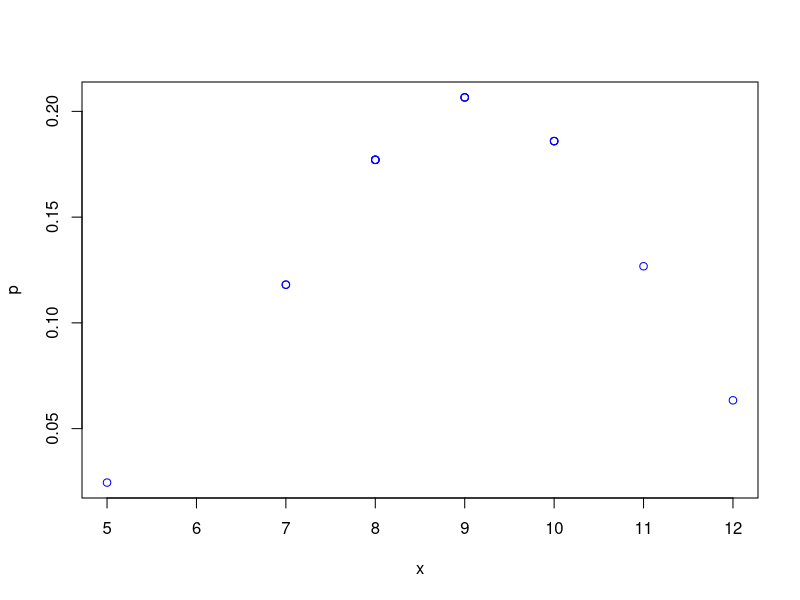
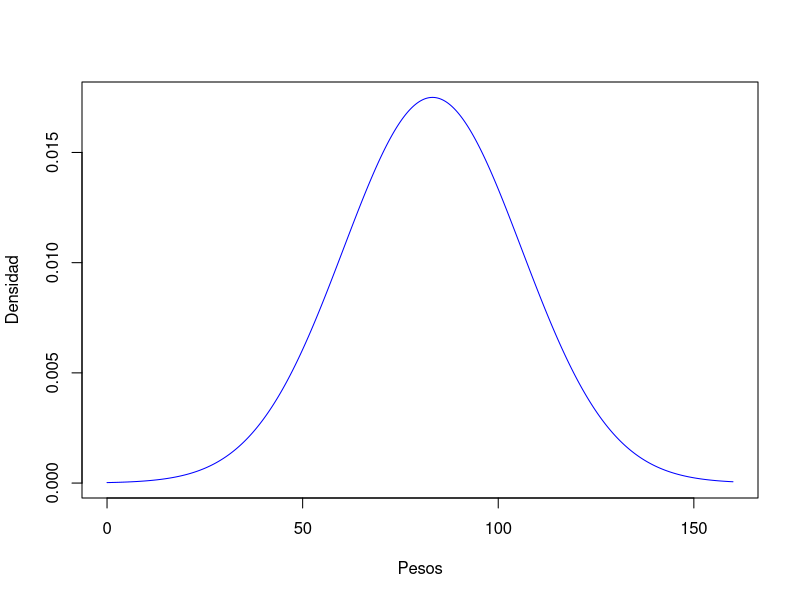
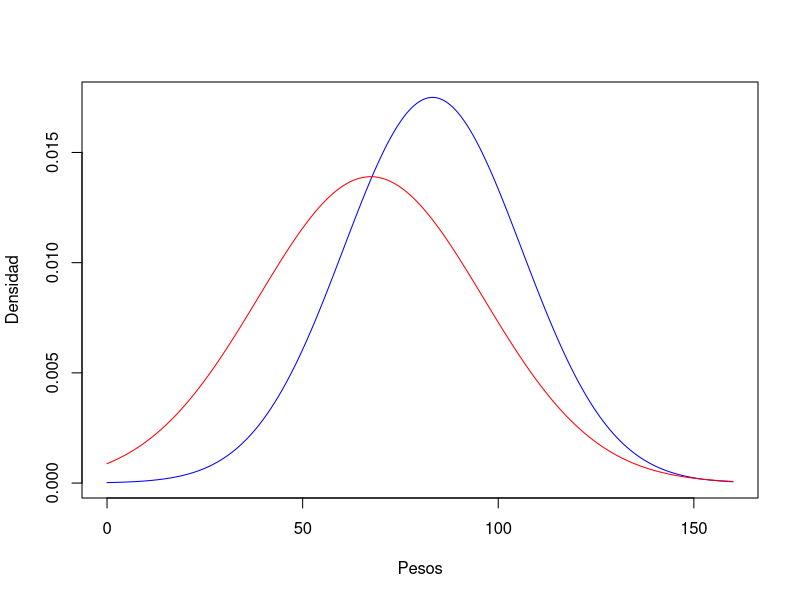
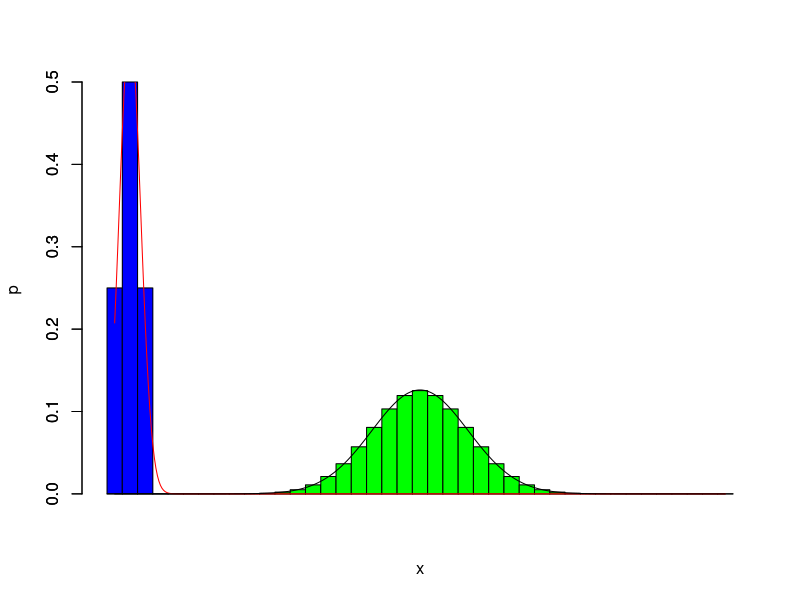
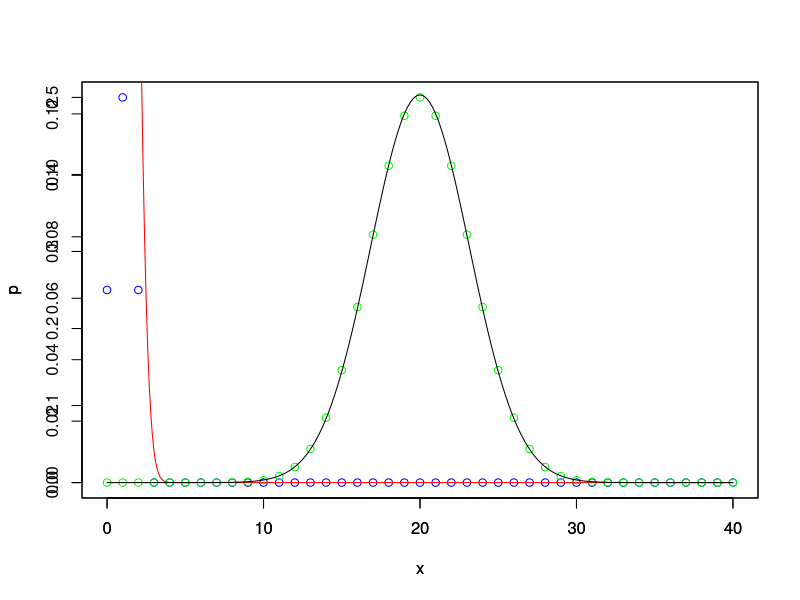
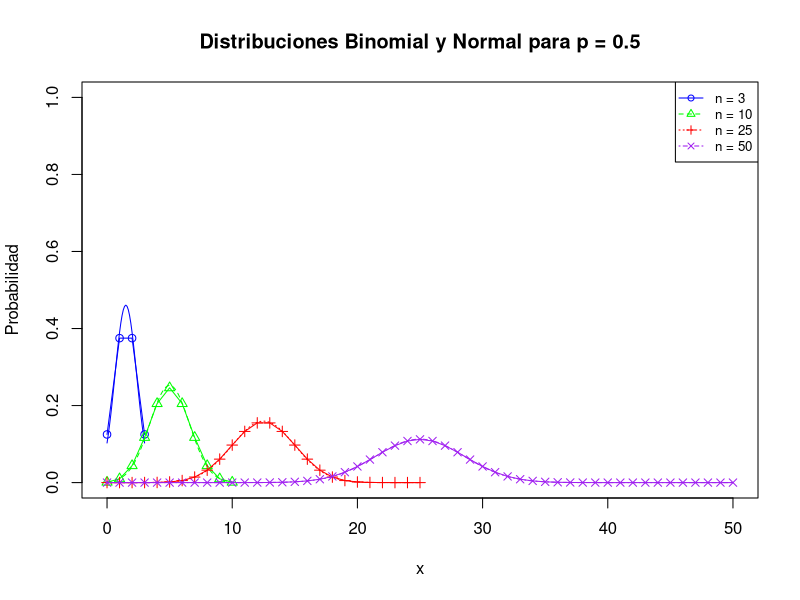
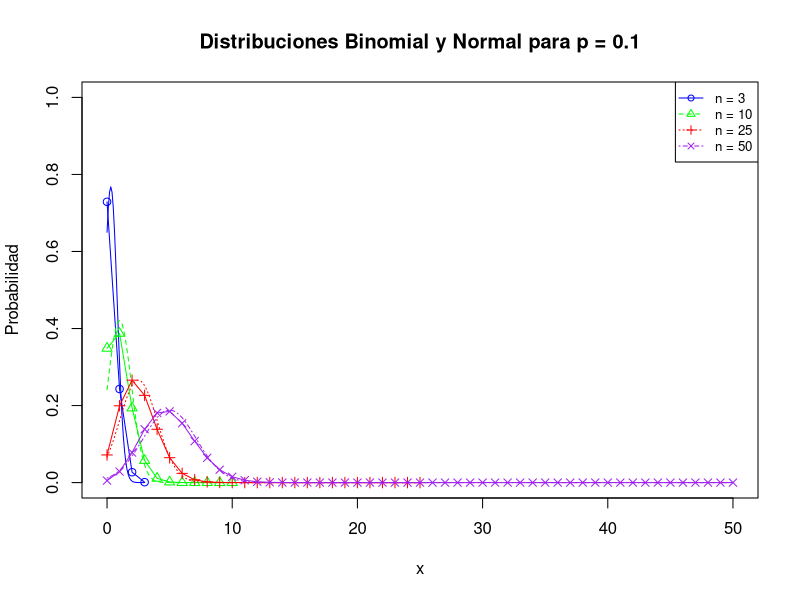
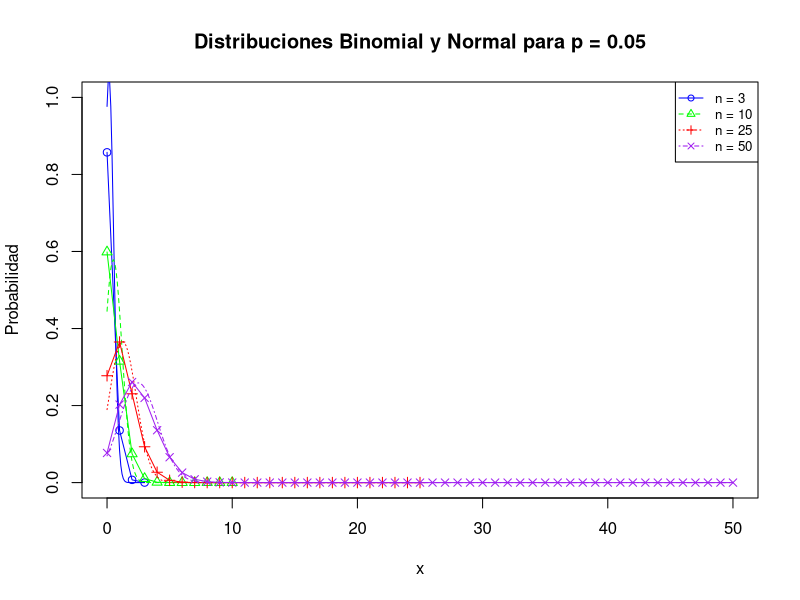

Write R code to recreate these figures, in order. (Note: this script raises an error after producing the figures.)
## ---- chunk 1
dbinom(x=3,15,0.6)
## ---- chunk 2
pbinom(3,15,0.6)
## ---- chunk 3
x <- rbinom(15,15,0.6)
## ---- chunk 4
f <- dbinom(x,15,0.6)
## ---- chunk 5
plot(x,f, xlab="x", ylab="p",  col="blue")
## ---- chunk 6
x <- seq(0,160,0.1)
## ---- chunk 7
mu_h = 83.2
sd_h = 22.8
f_h <- dnorm(x,mu_h,sd_h)
## ---- chunk 8
plot(x,f_h, type="l", xlab="Pesos", ylab="Densidad", col="blue")
## ---- chunk 9
mu_f = 67.4
sd_f = 28.7
f_f <- dnorm(x,mu_f,sd_f)
plot(x,f_h, type="l", xlab="Pesos", ylab="Densidad", col="blue")
lines(x,f_f, col="red")
## ---- chunk 10
xb<-0:40
fb<-dbinom(xb,2,0.5)
barplot(fb, xlab="x", ylab="p", space=0, col="blue")
fb<-dbinom(xb,40,0.5)
barplot(fb, xlab="x", ylab="p", space=0, col="green",add=T)
xn<-seq(0,40,0.1)
fn<-dnorm(xn,2*0.5,sqrt(2*0.5*0.5))
lines(xn+0.5,fn,col="red")
fn<-dnorm(xn,40*0.5,sqrt(40*0.5*0.5))
lines(xn+0.5,fn,col="black")
## ---- chunk 11
xb<-0:40
fb<-dbinom(xb,2,0.5)
plot(xb,fb, xlab="x", ylab="p", col="blue")
fb<-dbinom(xb,40,0.5)
par(new=T)
plot(xb,fb, xlab="x", ylab="p",  col="green")
xn<-seq(0,40,0.1)
fn<-dnorm(xn,2*0.5,sqrt(2*0.5*0.5))
lines(xn,fn,col="red")
fn<-dnorm(xn,40*0.5,sqrt(40*0.5*0.5))
lines(xn,fn,col="black")
## ---- chunk 12
# Función para crear el gráfico para un valor de p dado
plot_dbinomial_dnormal <- function(p) {
  # Establecer los colores para cada valor de n y el tipo de línea
  colores <- c("blue", "green", "red", "purple") # Colores
  tipo_linea <- c(1, 2, 3, 4) # Estilos de línea

  # Establecer el rango de valores de n
  valores_n <- c(3, 10, 25, 50)

  # Crear un marco vacío para el gráfico
  plot(0, 0, xlim = c(0, max(valores_n)), ylim = c(0, 1), xlab = "x", ylab = "Probabilidad",
       main = paste("Distribuciones Binomial y Normal para p =", p), type = "n")

  # Iterar sobre los distintos valores de n
  for (i in 1:length(valores_n)) {
    n <- valores_n[i]

    # Rango de valores para x
    valores_x <- 0:n
    
    # Calcular la distribución binomial
    valores_binom <- dbinom(valores_x, n, p)
    
    # Calcular la distribución normal aproximada
    mu <- n * p
    sigma <- sqrt(n * p * (1 - p))
    x_norm <- seq(min(valores_x), max(valores_x), 0.1)
    valores_norm <- dnorm(x_norm, mean = mu, sd = sigma)

    # Agregar las líneas al gráfico
    lines(valores_x, valores_binom, col = colores[i], type = "o", pch = i)
    lines(x_norm, valores_norm, col = colores[i], lty = tipo_linea[i])
  }

  # Añadir una leyenda
  legend("topright", legend = paste("n =", valores_n), col = colores, lty = tipo_linea, pch = 1:length(valores_n), cex = 0.8)
}

## ---- chunk 13
# Crear gráficos para p = 0.5
plot_dbinomial_dnormal(0.5)

# Crear gráficos para p = 0.1
plot_dbinomial_dnormal(0.1)

# Crear gráficos para p = 0.05
plot_dbinomial_dnormal(0.05)
## ---- chunk 14
# Función para crear el gráfico para un valor de p dado
plot_approximation_poisson <- function(p) {
  # Establecer los colores para cada valor de n
  colors <- c("blue", "green", "red")

  # Establecer el rango de valores de n
  n_values <- c(3, 25, 50)

  # Crear un marco vacío para el gráfico y defino el inio del eje y en cero (0) para mejorar visiblidad
  plot(0, 0, xlim = c(0, max(n_values)), ylim = c(0, 1), xlab = "x", ylab = "Probabilidad",
       main = paste("Distribuciones Binomial y Poisson para p =", p), type = "n")

  # Iterar sobre los distintos valores de n
  for (i in 1:length(n_values)) {
    n <- n_values[i]

    # Rango de valores para x
    x_values <- 0:n
    
    # Calcular la distribución binomial
    binom_values <- dbinom(x_values, n, p)
    
    # Calcular la distribución de Poisson aproximada
    lambda <- n * p
    poisson_values <- dpois(x_values, lambda)

    # Agregar las líneas al gráfico
    lines(x_values, binom_values, col = colors[i], type = "o", pch = i)
    lines(x_values, poisson_values, col = colors[i], lty = i, lwd = 2)
  }

  # Añadir una leyenda
  legend("topright", legend = paste("n =", n_values), col = colors, lty = 1:length(n_values), pch = 1:length(n_values), cex = 0.8)
}
## ---- chunk 15
# Crear gráficos para p = 0.5
plot_approximation_poisson(0.5)

# Crear gráficos para p = 0.1
plot_approximation_poisson(0.1)

# Crear gráficos para p = 0.05
plot_approximation_poisson(0.05)
## ---- chunk 16

# Se definen las variables de estudio
mean_weight = 67.4
standard_deviation = 28.7
value1 = 90
value2 = 100

# Se define una función para mostrar la distribución normal
plot_normal_distribution <- function (initial_value, final_value, increment, mu, sd, x1, x2) {
  
  # Valores de la variable aleatoria
  var_values <- seq(initial_value, final_value, increment)
  
  # Función de densidad
  dens_function <- dnorm(var_values, mu, sd)
  
  # Gráfico de la distribución normal
  plot(var_values,dens_function, type="l", xlab="", ylab="", axes=FALSE)
  axis(side=1,at=c(initial_value, x1, x2, final_value), pos=0)
  
  # Se dibuja el área bajo la curva de la distribución de normal
  dist_function_interval <- x >= x1 & x <= x2
  polygon(c(x1,x[dist_function_interval],x2), c(0,dens_function[dist_function_interval],0), col="blue")
  
}

# Se grafica la curva de distribución normal de la variable aleatoria peso de mujeres
plot_normal_distribution(0, 160, 0.1, mean, standard_deviation, value1, value2)

# Se define una función para calcular la probabilidad de que la variable aleatoria peso se encuentre en un rango definido 
normal_dist_prob <- function (mu, sd, x1, x2) {
  return (pnorm(x2, mu, sd) - pnorm(x1, mu, sd))
}

# Se ontiene la probabilidad
probability = normal_dist_prob(mean, standard_deviation, value1, value2)

probability

## ---- chunk 17
# set.seed(1)
x <- rbinom(1, 2000, 0.001)
f <- dbinom(x, 2000, 0.001)
plot(x, f, xlab="x", ylab="p",  col="blue")
